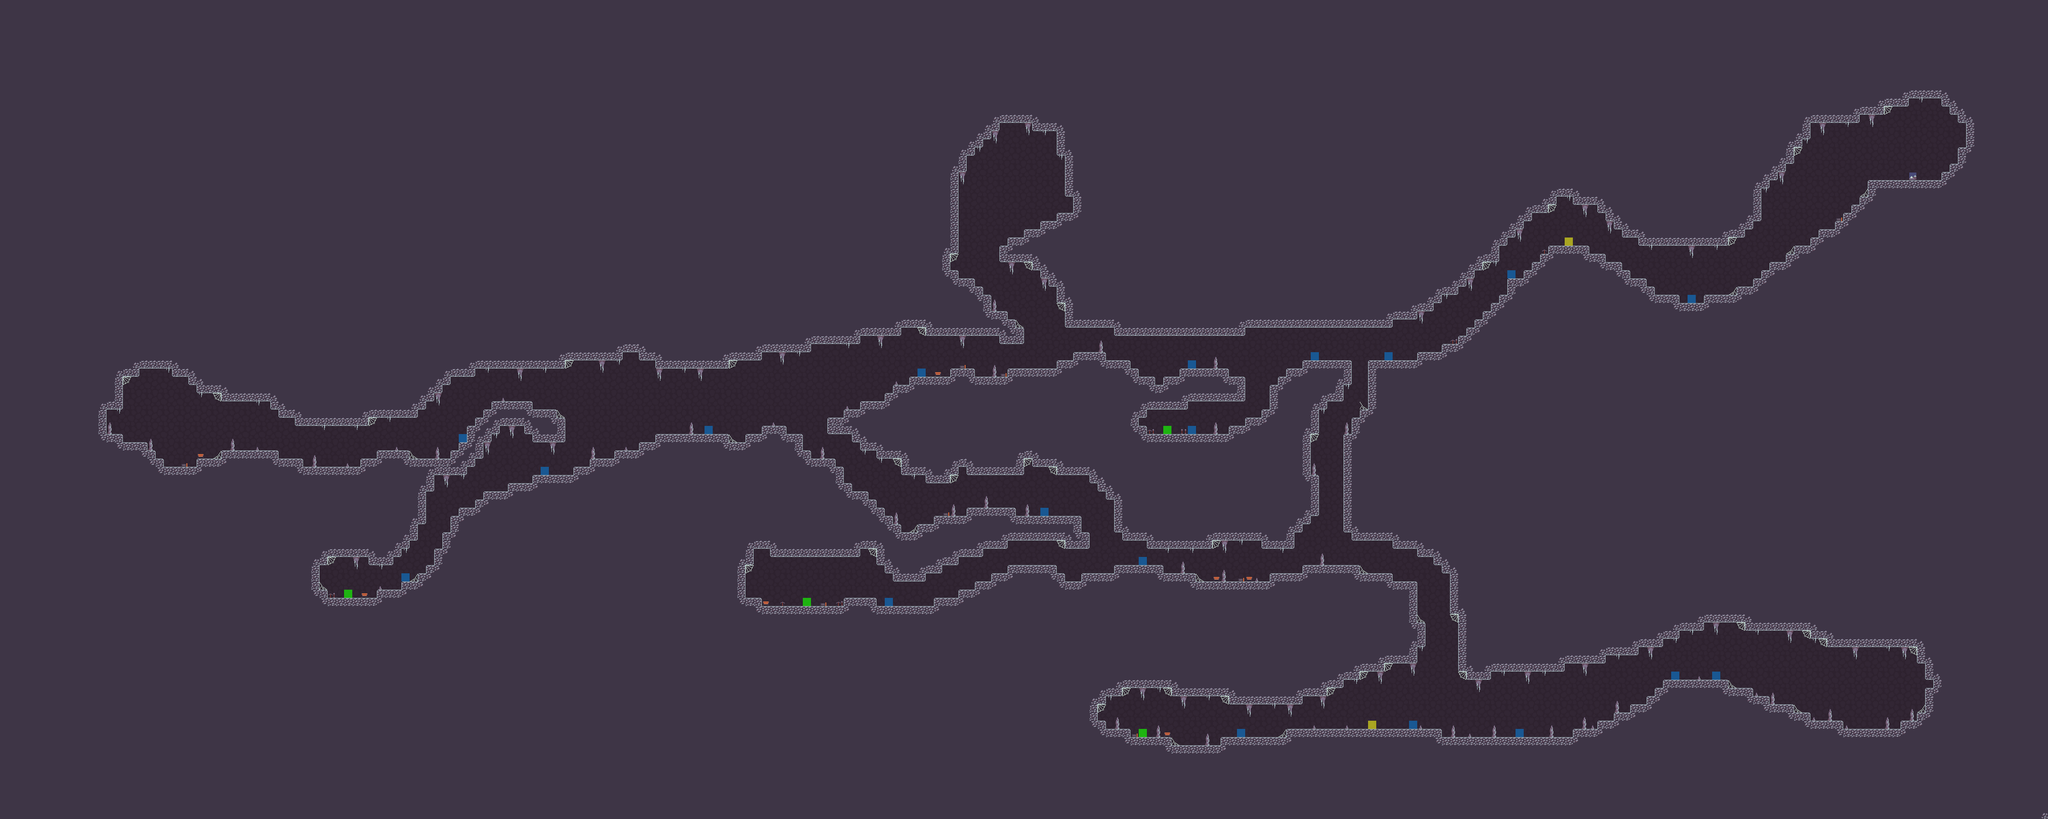

Tiled map render using the project's own tile images. Description and the map definition, with tile-layer contents summarised, below:
An orthogonal 250x100 tile map with 16x16 px tiles, 3 tile layers (Background1, Map, Events), 1 hidden layer not drawn and 346 objects.

<map version="1.10" tiledversion="1.11.0" orientation="orthogonal" renderorder="right-down" width="250" height="100" tilewidth="16" tileheight="16" infinite="0" nextlayerid="10" nextobjectid="844">
 <tileset firstgid="1" name="tileset" tilewidth="16" tileheight="16" tilecount="1386" columns="33">
  <image source="tileset.png" width="528" height="672" />
  <wangsets>
   <wangset name="Earth" type="corner" tile="105">
    <wangcolor name="Earth1" color="#ff0000" tile="67" probability="1" />
    <wangcolor name="Cave1" color="#00ff00" tile="72" probability="1" />
    <wangcolor name="Mountain1" color="#0000ff" tile="77" probability="1" />
    <wangtile tileid="66" wangid="0,0,0,1,0,0,0,0" />
    <wangtile tileid="67" wangid="0,0,0,1,0,1,0,0" />
    <wangtile tileid="68" wangid="0,0,0,0,0,1,0,0" />
    <wangtile tileid="69" wangid="0,1,0,0,0,1,0,1" />
    <wangtile tileid="70" wangid="0,1,0,1,0,0,0,1" />
    <wangtile tileid="71" wangid="0,0,0,2,0,0,0,0" />
    <wangtile tileid="72" wangid="0,0,0,2,0,2,0,0" />
    <wangtile tileid="73" wangid="0,0,0,0,0,2,0,0" />
    <wangtile tileid="74" wangid="0,2,0,0,0,2,0,2" />
    <wangtile tileid="75" wangid="0,2,0,2,0,0,0,2" />
    <wangtile tileid="76" wangid="0,0,0,3,0,0,0,0" />
    <wangtile tileid="77" wangid="0,0,0,3,0,3,0,0" />
    <wangtile tileid="78" wangid="0,0,0,0,0,3,0,0" />
    <wangtile tileid="79" wangid="0,3,0,0,0,3,0,3" />
    <wangtile tileid="80" wangid="0,3,0,3,0,0,0,3" />
    <wangtile tileid="99" wangid="0,1,0,1,0,0,0,0" />
    <wangtile tileid="100" wangid="0,1,0,1,0,1,0,1" />
    <wangtile tileid="101" wangid="0,0,0,0,0,1,0,1" />
    <wangtile tileid="102" wangid="0,0,0,1,0,1,0,1" />
    <wangtile tileid="103" wangid="0,1,0,1,0,1,0,0" />
    <wangtile tileid="104" wangid="0,2,0,2,0,0,0,0" />
    <wangtile tileid="105" wangid="0,2,0,2,0,2,0,2" />
    <wangtile tileid="106" wangid="0,0,0,0,0,2,0,2" />
    <wangtile tileid="107" wangid="0,0,0,2,0,2,0,2" />
    <wangtile tileid="108" wangid="0,2,0,2,0,2,0,0" />
    <wangtile tileid="109" wangid="0,3,0,3,0,0,0,0" />
    <wangtile tileid="110" wangid="0,3,0,3,0,3,0,3" />
    <wangtile tileid="111" wangid="0,0,0,0,0,3,0,3" />
    <wangtile tileid="112" wangid="0,0,0,3,0,3,0,3" />
    <wangtile tileid="113" wangid="0,3,0,3,0,3,0,0" />
    <wangtile tileid="132" wangid="0,1,0,0,0,0,0,0" />
    <wangtile tileid="133" wangid="0,1,0,0,0,0,0,1" />
    <wangtile tileid="134" wangid="0,0,0,0,0,0,0,1" />
    <wangtile tileid="137" wangid="0,2,0,0,0,0,0,0" />
    <wangtile tileid="138" wangid="0,2,0,0,0,0,0,2" />
    <wangtile tileid="139" wangid="0,0,0,0,0,0,0,2" />
    <wangtile tileid="142" wangid="0,3,0,0,0,0,0,0" />
    <wangtile tileid="143" wangid="0,3,0,0,0,0,0,3" />
    <wangtile tileid="144" wangid="0,0,0,0,0,0,0,3" />
   </wangset>
  </wangsets>
 </tileset>
 <layer id="6" name="Background1" width="250" height="100">
  <properties>
   <property name="Draw" type="bool" value="true" />
  </properties>
  <data>[25000 cells, 25000 non-empty, 4 distinct tile ids]</data>
 </layer>
 <layer id="1" name="Map" width="250" height="100">
  <properties>
   <property name="Draw" type="bool" value="true" />
  </properties>
  <data>[25000 cells, 21980 non-empty, 26 distinct tile ids]</data>
 </layer>
 <layer id="8" name="Events" width="250" height="100">
  <data>[25000 cells, 26 non-empty, 4 distinct tile ids]</data>
 </layer>
 <objectgroup id="7" name="Collisions" visible="0">
  <properties>
   <property name="Draw" type="bool" value="false" />
  </properties>
  <object id="433" x="240" y="864" width="48" height="80" />
  <object id="434" x="288" y="880" width="16" height="64" />
  <object id="435" x="304" y="896" width="16" height="48" />
  <object id="436" x="320" y="912" width="64" height="32" />
  <object id="438" x="384" y="896" width="48" height="32" />
  <object id="439" x="432" y="880" width="112" height="64" />
  <object id="440" x="544" y="896" width="48" height="64" />
  <object id="441" x="592" y="912" width="112" height="32" />
  <object id="442" x="704" y="896" width="32" height="32" />
  <object id="443" x="736" y="880" width="64" height="64" />
  <object id="444" x="800" y="896" width="112" height="32" />
  <object id="446" x="880" y="880" width="64" height="16" />
  <object id="448" x="912" y="896" width="16" height="16" />
  <object id="449" x="896" y="864" width="48" height="16" />
  <object id="450" x="912" y="832" width="48" height="32" />
  <object id="455" x="928" y="816" width="32" height="16" />
  <object id="456" x="960" y="784" width="16" height="64" />
  <object id="457" x="944" y="800" width="16" height="16" />
  <object id="458" x="976" y="784" width="64" height="48" />
  <object id="459" x="1024" y="832" width="80" height="16" />
  <object id="460" x="1040" y="848" width="64" height="16" />
  <object id="461" x="1040" y="800" width="48" height="16" />
  <object id="462" x="1040" y="816" width="64" height="16" />
  <object id="463" x="208" y="848" width="32" height="32" />
  <object id="467" x="176" y="784" width="32" height="96" />
  <object id="469" x="208" y="704" width="32" height="96" />
  <object id="470" x="240" y="688" width="32" height="48" />
  <object id="471" x="272" y="672" width="64" height="48" />
  <object id="472" x="336" y="688" width="32" height="48" />
  <object id="473" x="368" y="704" width="48" height="48" />
  <object id="474" x="384" y="752" width="48" height="16" />
  <object id="475" x="432" y="736" width="96" height="48" />
  <object id="476" x="528" y="752" width="16" height="48" />
  <object id="477" x="544" y="768" width="32" height="48" />
  <object id="478" x="576" y="784" width="144" height="48" />
  <object id="479" x="720" y="768" width="96" height="48" />
  <object id="480" x="816" y="752" width="16" height="48" />
  <object id="481" x="832" y="736" width="16" height="48" />
  <object id="482" x="848" y="720" width="16" height="48" />
  <object id="483" x="864" y="704" width="16" height="48" />
  <object id="484" x="880" y="688" width="48" height="48" />
  <object id="485" x="928" y="672" width="176" height="48" />
  <object id="486" x="1104" y="656" width="112" height="48" />
  <object id="488" x="1216" y="640" width="32" height="48" />
  <object id="489" x="1248" y="656" width="32" height="48" />
  <object id="490" x="1280" y="672" width="144" height="48" />
  <object id="491" x="1424" y="656" width="64" height="48" />
  <object id="492" x="1488" y="640" width="96" height="48" />
  <object id="493" x="1584" y="624" width="96" height="48" />
  <object id="494" x="1680" y="608" width="80" height="48" />
  <object id="495" x="1760" y="592" width="48" height="48" />
  <object id="496" x="1808" y="608" width="144" height="48" />
  <object id="498" x="1952" y="640" width="48" height="32" />
  <object id="499" x="1952" y="624" width="32" height="16" />
  <object id="500" x="1952" y="608" width="16" height="16" />
  <object id="501" x="1920" y="576" width="16" height="32" />
  <object id="502" x="1808" y="560" width="112" height="48" />
  <object id="503" x="1856" y="544" width="48" height="16" />
  <object id="504" x="1856" y="528" width="16" height="16" />
  <object id="506" x="1824" y="304" width="32" height="256" />
  </objectgroup>
 <layer id="9" name="Navigation" width="250" height="100" visible="0">
  <properties>
   <property name="Navigation" type="bool" value="true" />
  </properties>
  <data>[25000 cells, 21676 non-empty, 1 distinct tile ids]</data>
 </layer>
</map>
<!-- 286 of 346 objects omitted -->
